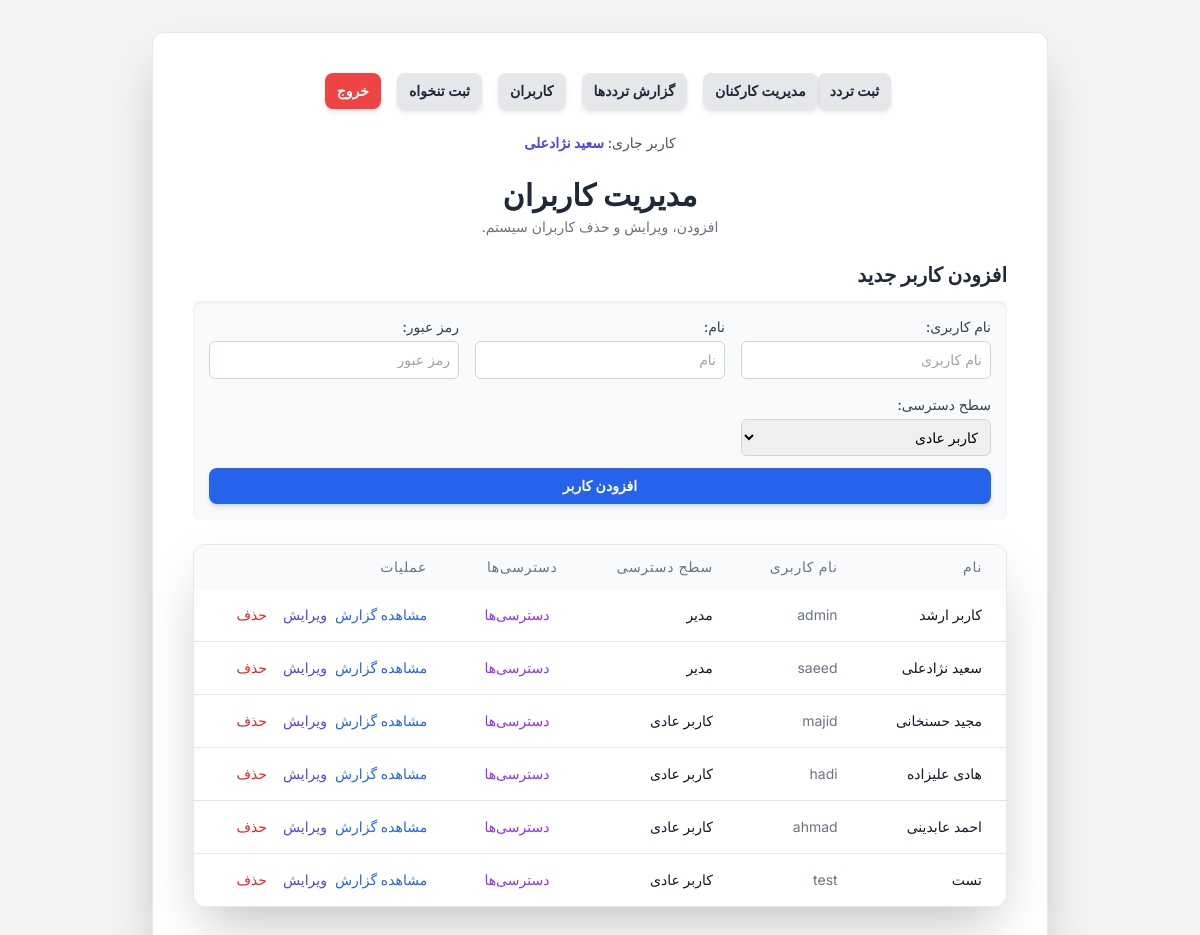
The app's page /users (signed in) with its own data.
### tables this page shows
CREATE TABLE users (
            username TEXT PRIMARY KEY,
            password TEXT NOT NULL,
            role TEXT NOT NULL,
            permissions TEXT NOT NULL DEFAULT '{}'
        , name TEXT NOT NULL DEFAULT username);

### app.py (the view)
@app.route('/users')
@login_required
def users():
    if not has_permission('users'):
        flash("شما به این بخش دسترسی ندارید.", "error")
        return redirect(url_for('index'))
    conn = get_db_connection()
    try:
        users = conn.execute("SELECT * FROM users").fetchall()
    finally:
        conn.close()
    log_action(session['user']['username'], 'مشاهده صفحه مدیریت کاربران')
    return render_template('users.html', users=users)

### app.py (called while the page is built)
def has_permission(page_name):
    user_permissions = session.get('user', {}).get('permissions', {})
    if session.get('user', {}).get('role') == 'admin':
        return True
    return user_permissions.get(page_name, False)

def login_required(f):
    @wraps(f)
    def decorated_function(*args, **kwargs):
        if 'user' not in session:
            flash("لطفاً برای دسترسی به این صفحه وارد شوید.", "error")
            return redirect(url_for('login'))
        return f(*args, **kwargs)
    return decorated_function

def get_db_connection():
    conn = sqlite3.connect(DB_FILE)
    conn.row_factory = sqlite3.Row
    return conn

def log_action(username, action, details=""):
    conn = get_db_connection()
    try:
        timestamp = datetime.now().strftime('%Y-%m-%d %H:%M:%S')
        conn.execute('INSERT INTO user_logs (username, action, details, timestamp) VALUES (?, ?, ?, ?)',
                     (username, action, details, timestamp))
        conn.commit()
    except Exception as e:
        print(f"Error logging action: {e}")
        conn.rollback()
    finally:
        conn.close()

### templates/users.html (shortened to what this page needs)
{% extends "layout.html" %}
{% block content %}
<header class="text-center mb-6">
    <h1 class="text-2xl sm:text-3xl font-bold text-gray-800 mb-1">مدیریت کاربران</h1>
    <p class="text-gray-500 text-sm">افزودن، ویرایش و حذف کاربران سیستم.</p>
</header>
<section>
    <div class="mb-3">
        <h2 class="text-xl font-bold text-gray-800">افزودن کاربر جدید</h2>
    </div>
    <div class="bg-gray-50 p-4 rounded-lg shadow-inner mb-6">
        <form action="/add_user" method="post" class="space-y-3">
            <div class="grid grid-cols-1 sm:grid-cols-3 gap-4">
                <div>
                    <label for="newUsername" class="block text-sm font-medium text-gray-700 mb-1">نام کاربری:</label>
                    <input type="text" id="newUsername" name="username" placeholder="نام کاربری" required
                           class="w-full p-2 rounded-md border border-gray-300 focus:outline-none focus:ring-2 focus:ring-indigo-500 transition duration-300 text-sm">
                </div>
                <div>
                    <label for="newName" class="block text-sm font-medium text-gray-700 mb-1">نام:</label>
                    <input type="text" id="newName" name="name" placeholder="نام" required
                           class="w-full p-2 rounded-md border border-gray-300 focus:outline-none focus:ring-2 focus:ring-indigo-500 transition duration-300 text-sm">
                </div>
                <div>
                    <label for="newPassword" class="block text-sm font-medium text-gray-700 mb-1">رمز عبور:</label>
                    <input type="password" id="newPassword" name="password" placeholder="رمز عبور" required
                           class="w-full p-2 rounded-md border border-gray-300 focus:outline-none focus:ring-2 focus:ring-indigo-500 transition duration-300 text-sm">
                </div>
                <div>
                    <label for="newRole" class="block text-sm font-medium text-gray-700 mb-1">سطح دسترسی:</label>
                    <select id="newRole" name="role" required class="w-full p-2 rounded-md border border-gray-300 focus:outline-none focus:ring-2 focus:ring-indigo-500 transition duration-300 text-sm">
                        <option value="user">کاربر عادی</option>
                    </select>
                </div>
            </div>
            <button type="submit" class="w-full bg-blue-600 text-white font-semibold py-2 rounded-lg shadow-md hover:bg-blue-700 focus:outline-none focus:ring-2 focus:ring-blue-500 focus:ring-offset-2 transition duration-300 text-sm">
                افزودن کاربر
            </button>
        </form>
    </div>
    <div class="bg-white rounded-xl overflow-hidden shadow-2xl border border-gray-200">
        <div class="overflow-x-auto">
            <table class="min-w-full">
                <thead class="bg-gray-50">
                    <tr>
                        <th class="px-6 py-3 text-right text-sm font-medium text-gray-500 uppercase tracking-wider">نام</th>
                        <th class="px-6 py-3 text-right text-sm font-medium text-gray-500 uppercase tracking-wider">نام کاربری</th>
                        <th class="px-6 py-3 text-right text-sm font-medium text-gray-500 uppercase tracking-wider">سطح دسترسی</th>
                        <th class="px-6 py-3 text-right text-sm font-medium text-gray-500 uppercase tracking-wider">دسترسی‌ها</th>
                        <th class="px-6 py-3 text-right text-sm font-medium text-gray-500 uppercase tracking-wider">عملیات</th>
                    </tr>
                </thead>
                <tbody id="usersTableBody" class="bg-white divide-y divide-gray-200">
                    {% for user in users %}
                    <tr class="transition duration-200 hover:bg-gray-100" data-username="{{ user.username }}">
                        <td class="px-6 py-4 whitespace-nowrap text-sm font-medium text-gray-900">{{ user.name }}</td>
                        <td class="px-6 py-4 whitespace-nowrap text-sm text-gray-500">{{ user.username }}</td>
                        <td class="px-6 py-4 whitespace-nowrap text-sm font-medium text-gray-900">{{ 'مدیر' if user.role == 'admin' else 'کاربر عادی' }}</td>
                        <td class="px-6 py-4 whitespace-nowrap text-sm font-medium">
                            <button onclick="showPermissionsForm(this)" class="text-purple-600 hover:text-purple-900 transition duration-300 mr-2" {% if user.username == 'admin' %}disabled{% endif %}>
                                دسترسی‌ها
                            </button>
                        </td>
                        <td class="px-6 py-4 whitespace-nowrap text-sm font-medium flex space-x-2 space-x-reverse">
                            <button onclick="showUserLog(this)" class="text-blue-600 hover:text-blue-900 transition duration-300">
                                مشاهده گزارش
                            </button>
                            <button onclick="showEditForm(this)" class="text-indigo-600 hover:text-indigo-900 transition duration-300" {% if user.username == 'admin' %}disabled{% endif %}>
                                ویرایش
                            </button>
                            <form action="/delete_user" method="post" class="inline-block" onsubmit="return confirm('آیا مطمئن هستید که می‌خواهید کاربر {{ user.name }} را حذف کنید؟');">
                                <button type="submit" class="text-red-600 hover:text-red-900 transition duration-300 mr-2" {% if user.username == 'admin' %}disabled{% endif %}>
                                    حذف
                                </button>
                            </form>
                        </td>
                    </tr>
                    {% endfor %}
                </tbody>
            </table>
        </div>
    </div>
</section>
{% endblock %}

### templates/layout.html (shortened to what this page needs)
<!DOCTYPE html>
<html lang="fa" dir="rtl">
<head>
    <script src="/static/tailwind.js"></script>
    <link rel="stylesheet" href="/static/persian-datepicker.min.css">
</head>
<body class="bg-gray-100 p-4 sm:p-8 flex items-center justify-center min-h-screen">
    <div class="container mx-auto max-w-4xl bg-white p-6 sm:p-10 rounded-xl shadow-2xl border border-gray-200">
        <nav class="flex flex-col sm:flex-row justify-center space-x-0 sm:space-x-4 space-x-reverse mb-6 flex-wrap">
            {% if session.get('user') and session['user']['permissions']['index'] %}
            <a href="/" class="bg-gray-200 text-gray-800 text-sm font-semibold py-2 px-3 rounded-lg shadow-md hover:bg-gray-300 transition duration-300 my-1 sm:my-0">ثبت تردد</a>
            {% endif %}
            {% if session.get('user') and session['user']['permissions']['management'] %}
            <a href="/management" class="bg-gray-200 text-gray-800 text-sm font-semibold py-2 px-3 rounded-lg shadow-md hover:bg-gray-300 transition duration-300 my-1 sm:my-0">مدیریت کارکنان</a>
            {% endif %}
            {% if session.get('user') and session['user']['permissions']['reports'] %}
            <a href="/reports" class="bg-gray-200 text-gray-800 text-sm font-semibold py-2 px-3 rounded-lg shadow-md hover:bg-gray-300 transition duration-300 my-1 sm:my-0">گزارش ترددها</a>
            {% endif %}
            {% if session.get('user') and session['user']['permissions']['users'] %}
            <a href="/users" class="bg-gray-200 text-gray-800 text-sm font-semibold py-2 px-3 rounded-lg shadow-md hover:bg-gray-300 transition duration-300 my-1 sm:my-0">کاربران</a>
            {% endif %}
            {% if session.get('user') and session['user']['permissions']['petty_cash'] %}
            <a href="/petty_cash" class="bg-gray-200 text-gray-800 text-sm font-semibold py-2 px-3 rounded-lg shadow-md hover:bg-gray-300 transition duration-300 my-1 sm:my-0">ثبت تنخواه</a>
            {% endif %}
            <a href="/logout" class="bg-red-500 text-white text-sm font-semibold py-2 px-3 rounded-lg shadow-md hover:bg-red-600 transition duration-300 my-1 sm:my-0">خروج</a>
        </nav>
        {% if session.get('user') %}
        <p class="text-center text-sm font-medium text-gray-600 mb-6">کاربر جاری: <span class="font-bold text-indigo-600">{{ session['user']['name'] }}</span></p>
        {% endif %}
        {% block content %}{% endblock %}
    </div>
</body>
</html>

### templates/layout.html (style rules this page uses)
body { font-family: 'Inter', sans-serif; }
table { border-collapse: separate; border-spacing: 0 10px; }

### records on screen
users: user.name "سعید نژادعلی", name "سعید نژادعلی", username "saeed", role "مدیر"
users: name "کاربر ارشد", username "admin", role "مدیر"
users: name "مجید حسنخانی", username "majid", role "کاربر عادی"
users: name "هادی علیزاده", username "hadi", role "کاربر عادی"
users: name "احمد عابدینی", username "ahmad", role "کاربر عادی"
users: name "تست", username "test", role "کاربر عادی"
